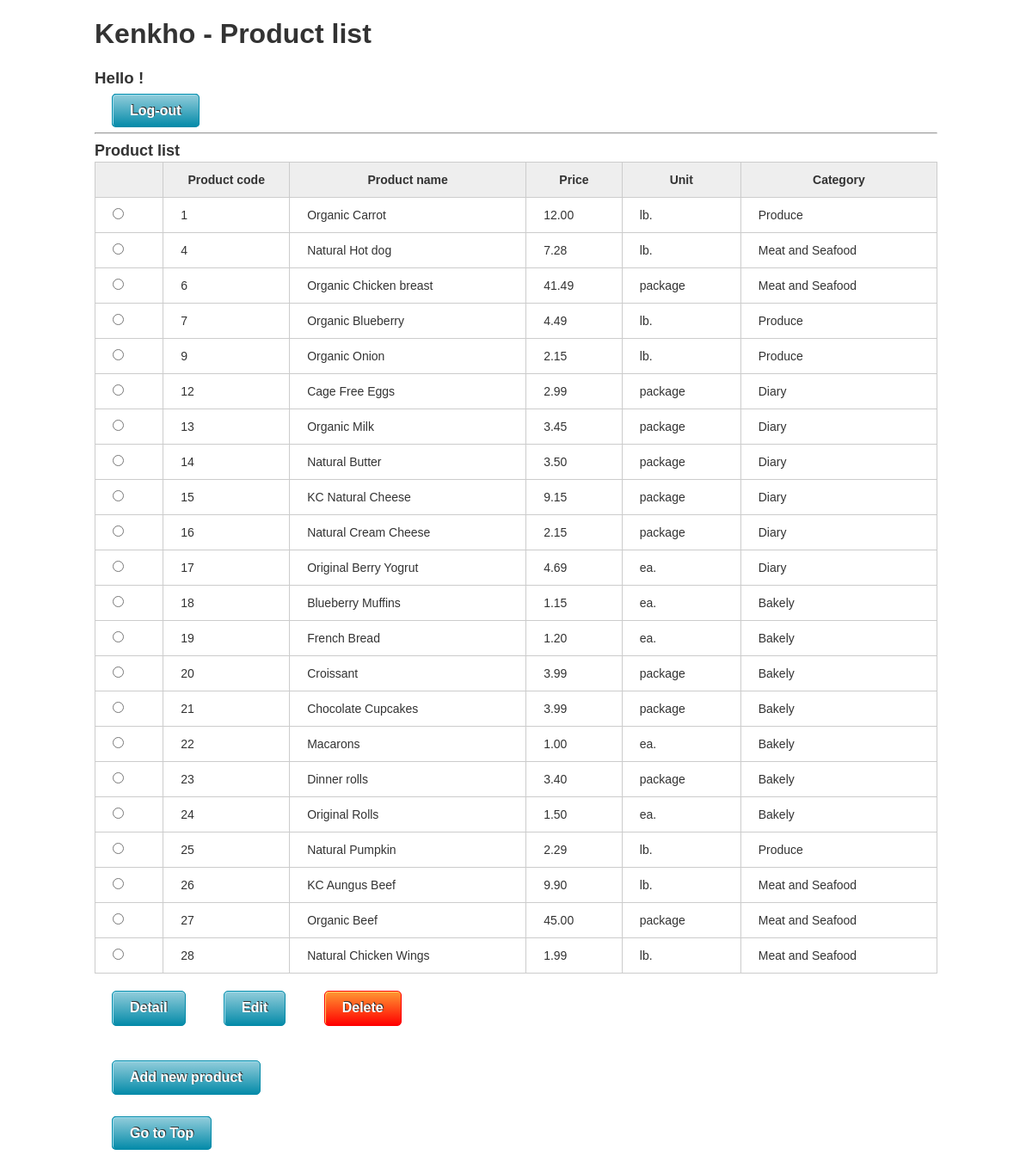
/management/main/product/pro_list.php (signed in), run on the app's committed database.
### tables this page shows
CREATE TABLE `mst_product` (
  `code` int(11) NOT NULL,
  `name` varchar(50) NOT NULL,
  `price` int(10) NOT NULL,
  `unit_code` int(11) NOT NULL,
  `image` varchar(150) NOT NULL,
  `category_code` int(11) NOT NULL
);

### management/lib/p.php (the view)
<?php
class p{
  public static $encoding = 'UTF-8';
  public static function h($str)
  {
    echo htmlspecialchars($str, ENT_QUOTES, static::$encoding);
  }
}
?>

### management/main/product/pro_list.php (shortened to what this page needs)
<?php
require_once '../../lib/p.php';
try{
    $db = new PDO(DSN, DB_USER, DB_PWD);
    $db->setAttribute(PDO::ATTR_ERRMODE, PDO::ERRMODE_EXCEPTION);
    $sql = 'SELECT p.code, p.name, p.price, u.name as unit, c.name as category FROM mst_product p
    LEFT JOIN mst_category c ON p.category_code = c.code
    LEFT JOIN mst_unit u ON p.unit_code = u.code';
    $stmt = $db->prepare($sql);
    $stmt->execute();
    $list = $stmt->fetchAll(PDO::FETCH_ASSOC);
} catch(PDOException $e){
	header('Content-Type: text/plain; charset=UTF-8', true, 500);
    exit($e->getMessage());
}
?>
<!DOCTYPE html>
<html>
<head>
<link rel="stylesheet" type="text/css" href="../../common/css/normalize.css">
<link rel="stylesheet" type="text/css" href="../../common/css/style.css">
</head>
<body>
<div id='page'>
<div id='pageHeader'>
 <h1>Kenkho - Product list</h1>
 <h3>Hello <?php p::h($_SESSION['name']) ?> !</h3>
 <p><a href="../staff_login/staff_logout.php" class='btnBlue'>Log-out</a></p>
</div>
<hr>
<div id='pageBody'>
<div class='list'>
<form method='post' action='pro_list.php'>
<table>
	<caption>Product list</caption>
	<thead>
		<tr>
			<th></th>
			<th width=15%>Product code</th>
			<th>Product name</th>
			<th>Price</th>
			<th>Unit</th>
			<th>Category</th>
		</tr>
	</thead>
	<tbody>
		<?php foreach($list as $row): ?>
		<tr>
			<td>
			<input type='radio' name='procode' value="<?php P::h($row['code']) ?>"/></td>
			<td><?php P::h($row['code']) ?></td>
			<td><?php P::h($row['name']) ?></td>
			<td><?php P::h(number_format($row['price']/100,2)) ?></td>
			<td><?php P::h($row['unit']) ?></td>
			<td><?php P::h($row['category']) ?></td>
		</tr>
        <?php endforeach; ?>
    </tbody>
</table>
    <input type='submit' class='btnBlue' name='btn_detail' value='Detail'>
	<input type='submit' class='btnBlue' name='btn_edit' value='Edit'>
	<input type='submit' class='btnRed' name='btn_delete' value='Delete'><br>
	<input type='submit' class='btnBlue' name='btn_add' value='Add new product'>
</form>
<p><a href="../../index.php" class='btnBlue'>Go to Top</a></p>
</div>
</div>
</div>
</body>
</html>

### management/common/css/style.css (style rules this page uses)
body { color: #333333; font-family: sans-serif; }
table caption { font-size: 18px; line-height: 1.333; font-weight: bold; text-align: left; }
a { text-decoration:none; }
#page { width: 980px; margin: 0 auto; }
#pageBody .list table { border: 1px solid #CCCCCC; border-collapse: collapse; width: 100%; }
#pageBody .list table th { background-color: #EEEEEE; }
#pageBody .list table tr th, #pageBody .list table tr td { font-size: 14px; line-height: 1.429; border: 1px solid #CCCCCC; padding:10px 20px; }
.btnBlue { margin: 20px 20px; font-weight: bold; padding: 10px 20px; font-size: 100%; color: #FFFFFF; cursor: pointer; border-radius: 5px; background-color: #058BA9; background-image: linear-gradient(to bottom, #92CDDB, #058BA9); border: 1px solid #058BA9; box-shadow: 1px 1px 0 #9DDDED inset; text-shadow: 1px -1px 0 #333333; }
.btnRed { margin: 20px 20px; font-weight: bold; padding: 10px 20px; font-size: 100%; color: #FFFFFF; cursor: pointer; border-radius: 5px; background-image: linear-gradient(to bottom, #FF9933, #FF0000); border: 1px solid #FF0000; box-shadow: 1px 1px 0 #FFCC66 inset; text-shadow: 1px -1px 0 #333333; }

### data on the page
mst_product: code "1 Organic Carrot 12.00 lb. Produce"
mst_product: code "4 Natural Hot dog 7.28 lb. Meat and Seafood"
mst_product: code "6 Organic Chicken breast 41.49 package Meat and Seafood"
mst_product: code "7 Organic Blueberry 4.49 lb. Produce"
mst_product: code "9 Organic Onion 2.15 lb. Produce"
mst_product: code "12 Cage Free Eggs 2.99 package Diary"
mst_product: code "13 Organic Milk 3.45 package Diary"
mst_product: code "14 Natural Butter 3.50 package Diary"
mst_product: code "15 KC Natural Cheese 9.15 package Diary"
mst_product: code "16 Natural Cream Cheese 2.15 package Diary"
mst_product: code "17 Original Berry Yogrut 4.69 ea. Diary"
mst_product: code "18 Blueberry Muffins 1.15 ea. Bakely"
mst_product: code "19 French Bread 1.20 ea. Bakely"
mst_product: code "20 Croissant 3.99 package Bakely"
mst_product: code "21 Chocolate Cupcakes 3.99 package Bakely"
mst_product: code "22 Macarons 1.00 ea. Bakely"
mst_product: code "23 Dinner rolls 3.40 package Bakely"
mst_product: code "24 Original Rolls 1.50 ea. Bakely"
mst_product: code "25 Natural Pumpkin 2.29 lb. Produce"
mst_product: code "26 KC Aungus Beef 9.90 lb. Meat and Seafood"
mst_product: code "27 Organic Beef 45.00 package Meat and Seafood"
mst_product: code "28 Natural Chicken Wings 1.99 lb. Meat and Seafood"
